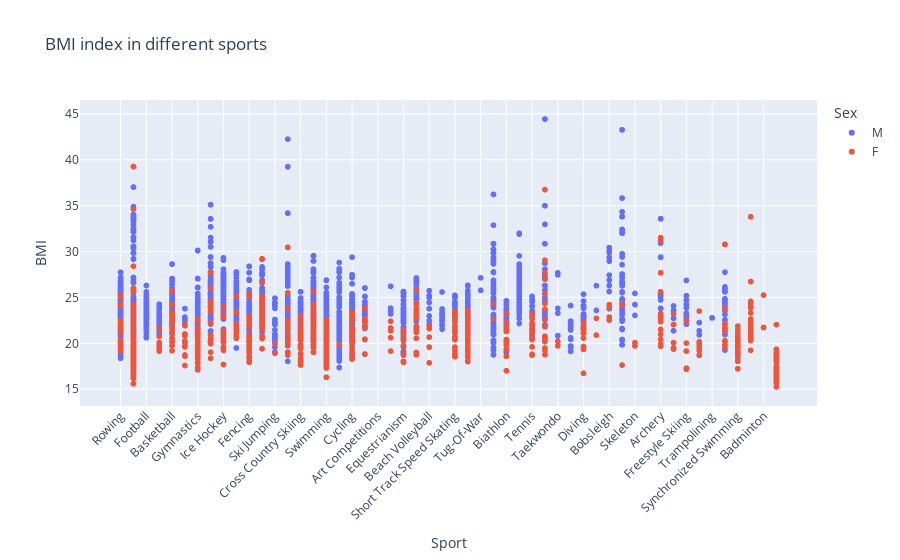

Source (notebook cell):
### Markdown cell above
## BMI index in by sport

### Code cell
# BMI = kg/((height/100)**2)
# Normal BMI: 18.5 to 24.9

italy_events["BMI"] = italy_events["Weight"] / ((italy_events["Height"]/100)**2)

fig = px.scatter(
    italy_events,
    x="Sport",
    y="BMI",
    color="Sex",
    title="BMI index in different sports"
)

fig.update_layout(
    xaxis = dict(
        tickangle=-45
    )
)

fig.show()

### Figure 1 — Plotly figure (JSON) as saved in the notebook; plotly's stock layout.template omitted (floating-point values rounded to 4 significant figures; data arrays with more than 128 entries replaced by an {"elided": "..."} marker saying what was removed)
{"data": [{"hovertemplate": "Sex=M<br>Sport=%{x}<br>BMI=%{y}<extra></extra>", "legendgroup": "M", "marker": {"color": "#636efa", "symbol": "circle"}, "mode": "markers", "name": "M", "showlegend": true, "type": "scattergl", "x": {"elided": "7756 str values"}, "xaxis": "x", "y": {"elided": "7756 float values"}, "yaxis": "y"}, {"hovertemplate": "Sex=F<br>Sport=%{x}<br>BMI=%{y}<extra></extra>", "legendgroup": "F", "marker": {"color": "#EF553B", "symbol": "circle"}, "mode": "markers", "name": "F", "showlegend": true, "type": "scattergl", "x": {"elided": "2504 str values"}, "xaxis": "x", "y": {"elided": "2504 float values"}, "yaxis": "y"}], "layout": {"legend": {"title": {"text": "Sex"}, "tracegroupgap": 0}, "title": {"text": "BMI index in different sports"}, "xaxis": {"anchor": "y", "domain": [0, 1], "tickangle": -45, "title": {"text": "Sport"}}, "yaxis": {"anchor": "x", "domain": [0, 1], "title": {"text": "BMI"}}}}
